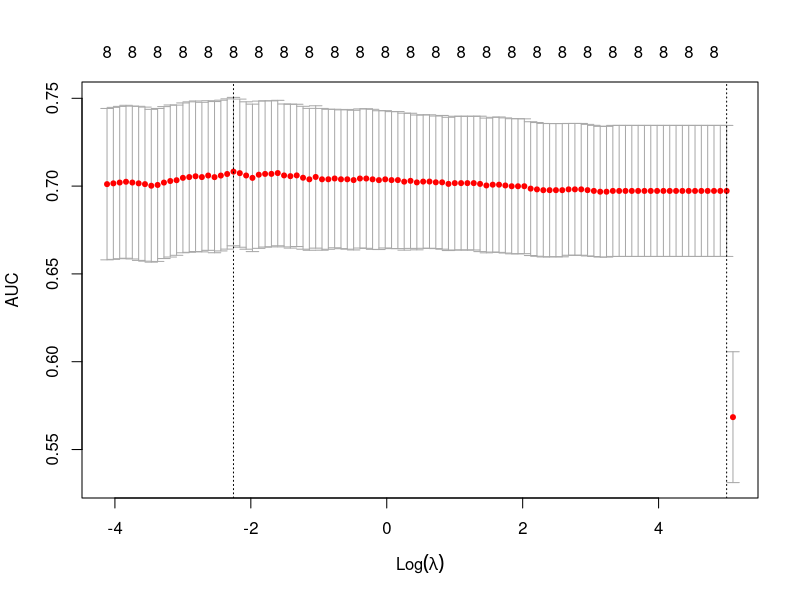
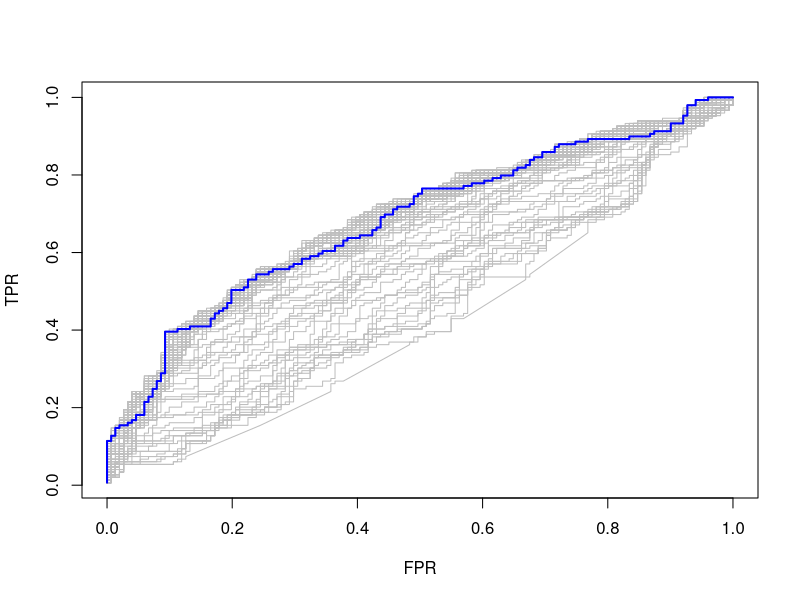
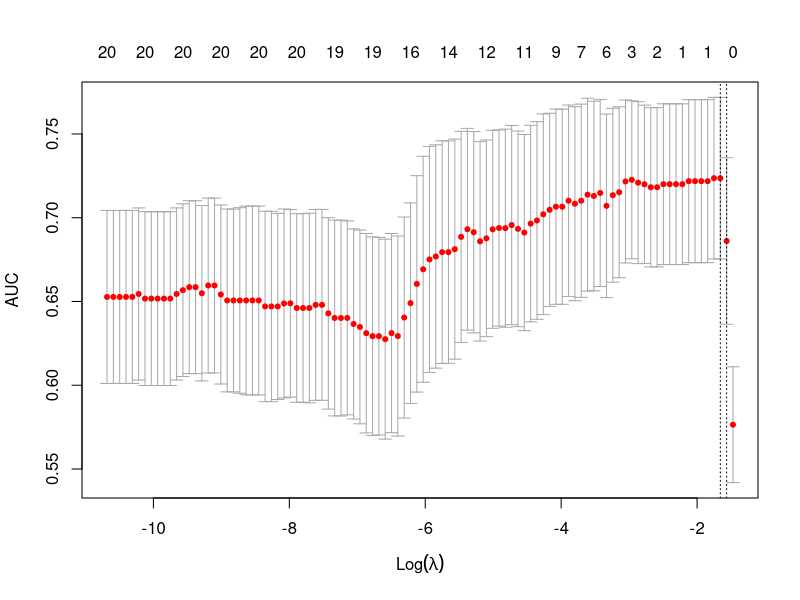
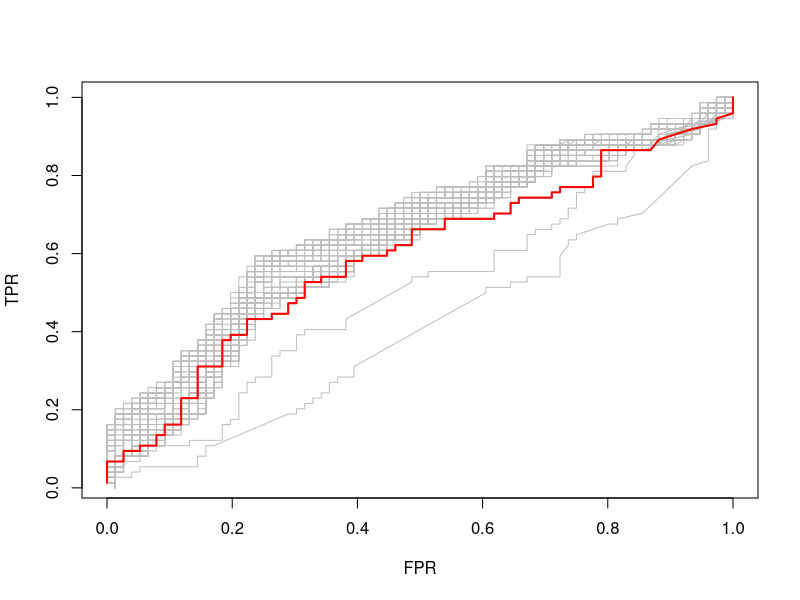

The R source for these figures, in order:
suppressMessages(library('glmnet'))

qpcr <- read.delim("data/qpcr_abs.tsv", row.names=1)
metadf <- read.delim("data/metadata.tsv", row.names=1)
metadf$colony_id <- as.factor(metadf$colony_id)
metadf$status <- as.factor(metadf$status)
metadf$status_year <- as.factor(metadf$status_year)
metadf$year <- as.factor(as.character(metadf$year))
metadf$sample <- rownames(metadf)

qpcr$sample <- rownames(qpcr)


df <- merge(qpcr, metadf, by='sample', all.x = TRUE)

colnames(df) <- c(
  'sample',
  'dwv','thog', 'thika', 'bmlv', 'unc', 'amfv', 'vdv',
  'colony_id', 'status', 'lat', 'lon', 'year', 'status_year'
)
rownames(df) <- df$sample
df$sample <- NULL

df$dwv <- log10(df$dwv + 1)
df$thog <- log10(df$thog + 1)
df$thika <- log10(df$thika + 1)
df$bmlv <- log10(df$bmlv + 1)
df$unc <- log10(df$unc + 1)
df$amfv <- log10(df$amfv + 1)
df$vdv <- log10(df$vdv + 1)


# 2012
set.seed(123)
x <- model.matrix(
  ~ year + vdv + dwv + thog + thika + bmlv + unc + amfv,
  df
)
xint <- model.matrix(
  ~ (year + vdv + dwv + thog + thika + bmlv + unc + amfv)^2,
  df
)

y <- ifelse(df$status == 'wl', 1, 0)

# 1 = dead, 0 = healthy
set.seed(123)
cv.mod <- cv.glmnet(x, y,family='binomial', type.measure='auc', keep=TRUE, alpha=00, lambda=NULL)
cv.mod2 <- cv.glmnet(xint, y,family='binomial', type.measure='auc', keep=TRUE, alpha=00, lambda=NULL)

coef(cv.mod)
plot(cv.mod)

rocs <- roc.glmnet(cv.mod2$fit.preval, newy = y)
best <- cv.mod$index["min",]
plot(rocs[[best]], type = "l")
invisible(sapply(rocs, lines, col="grey"))
lines(rocs[[best]], lwd = 2,col = "blue")

# 2013
set.seed(123)
x <- model.matrix(
  ~ (dwv + thog + thika + bmlv + unc + amfv)^2,
  df[df$year == '13',]
)
y <- ifelse(df[df$year == '13',]$status == 'wl', 1, 0)

# 1 = dead, 0 = healthy
set.seed(123)
cv.mod <- cv.glmnet(x, y,family='binomial', type.measure='auc', keep=TRUE, alpha=0.8, lambda=NULL)
plot(cv.mod)

rocs <- roc.glmnet(cv.mod$fit.preval, newy = y)
best <- cv.mod$index["min",]
plot(rocs[[best]], type = "l")
invisible(sapply(rocs, lines, col="grey"))
lines(rocs[[best]], lwd = 2,col = "red")
